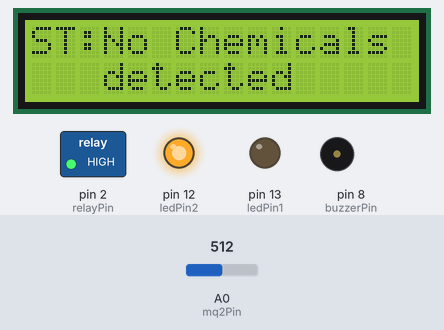
Simulated run of this sketch. Board: Arduino Uno, built with avr-gcc and run on an emulated ATmega328P. Shown: 16×2 character LCD, switched loads named in the sketch (green lamp = pin HIGH), output pins drawn as LEDs (lit = HIGH), buzzer (waves = sounding). The inputs (shaded band) are chosen by the test bench; at power-on: A0 (mq2Pin) = 512. What the sketch prints to the serial monitor is not drawn.

Above: at 3.2 s.
3.3 s: A0 (mq2Pin) set to 588
4.8 s: A0 (mq2Pin) set to 609
At 6.3 s:
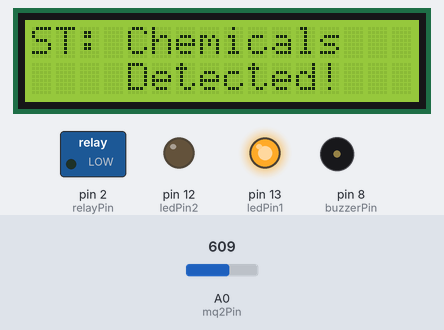
7.8 s: A0 (mq2Pin) set to 590
At 8.19 s:
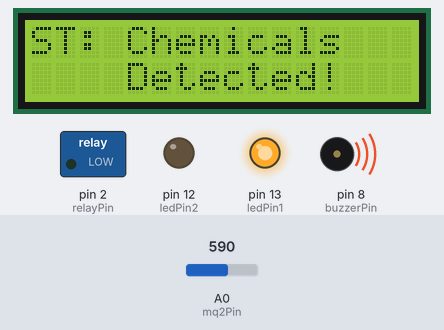
9.7 s: A0 (mq2Pin) set to 610
At 10.3 s:
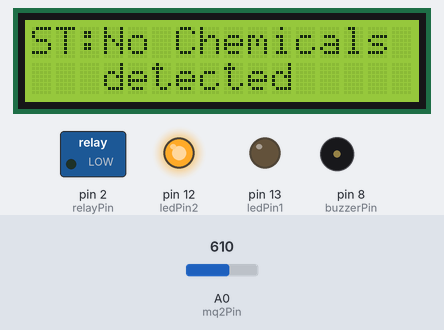
Timing chart, 0 to 13.7 s (numbered marks = the images above; inputs shaded):
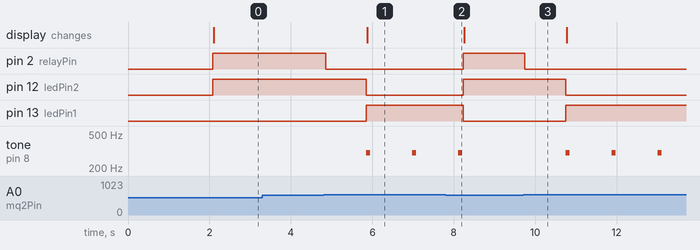

Measured:
- the behaviour switches between 600 and 601 on A0 (mq2Pin) (found by bisection; images 0 and 1)
- after the input at 3.3 s, every drawn part: stays the same
- after the input at 4.8 s, pin 2 (relayPin): HIGH → LOW after 0.05 s; pin 12 (ledPin2): HIGH → LOW after 1.1 s; pin 13 (ledPin1): LOW → HIGH after 1.1 s; tone on pin 8 (buzzerPin): alternates 300 Hz for 0.10 s and silent for 1.0 s, starting after 1.1 s; the display: changes after 1.1 s (image 1)
- after the input at 7.8 s, pin 2 (relayPin), pin 12 (ledPin2): LOW → HIGH after 0.43 s; pin 13 (ledPin1): HIGH → LOW after 0.43 s; tone on pin 8 (buzzerPin): goes on until 8.2 s, then stays silent
- after the input at 9.7 s, pin 2 (relayPin): HIGH → LOW at once; pin 12 (ledPin2): HIGH → LOW after 1.0 s; pin 13 (ledPin1): LOW → HIGH after 1.0 s; tone on pin 8 (buzzerPin): alternates 300 Hz for 0.10 s and silent for 1.0 s, starting after 1.0 s

The sketch:

Final_Relay_Fan_MQ2.ino
```cpp
//Project: Relay + Fan + MQ2 chemical gas sensor
//Sketched by JIN-WOO KIM

#include <LiquidCrystal_I2C.h>
#include<math.h>
LiquidCrystal_I2C lcd(0x27, 16, 2);
int mq2Pin = A0; //gas chemical sensor
int ledPin1 = 13; //red led light
int ledPin2 = 12; //blue led light
int buzzerPin = 8; //buzzer
const int relayPin = 2; //relay

void setup() {
  pinMode(relayPin, OUTPUT); //initialize the replay Pin as an output
  pinMode(ledPin1, OUTPUT); //initialize the LED Pin as an output
  pinMode(ledPin2, OUTPUT);
  pinMode(buzzerPin, OUTPUT); //initialize the buzzer Pin as an output
  pinMode(mq2Pin, INPUT); //initialize the MQ2 gas chemical sensor as an input
  lcd.begin();
  lcd.setCursor(0, 0); //first column, row #1
  lcd.print("Hello World!");
  delay(2000);   //delay of the message
  lcd.clear();   // clear screen
  lcd.setCursor(0, 0); //first column, row #1
  lcd.print("ST:");
  Serial.begin(9600);
}
void loop() {
  int gas = analogRead(mq2Pin);
  Serial.print("gas_LV: ");
  Serial.println(gas);


  //Set the range of the gas
  if (gas > 600) {
    digitalWrite(relayPin, LOW);
    delay(1000);
    digitalWrite(ledPin1, HIGH);
    digitalWrite(ledPin2, LOW);
    tone(buzzerPin, 300,100);
    lcd.setCursor(3,0);
    lcd.print(" Chemicals    ");
    lcd.setCursor(3,1);
    lcd.print(" Detected!    ");
  }
  else {
    digitalWrite(relayPin, HIGH);
    digitalWrite(ledPin1, LOW);
    digitalWrite(ledPin2, HIGH);
    noTone(buzzerPin);
    lcd.setCursor(3,0);
    lcd.print("No Chemicals ");
    lcd.setCursor(3,1);
    lcd.print("detected     ");
  }
  delay(100);
}
```
